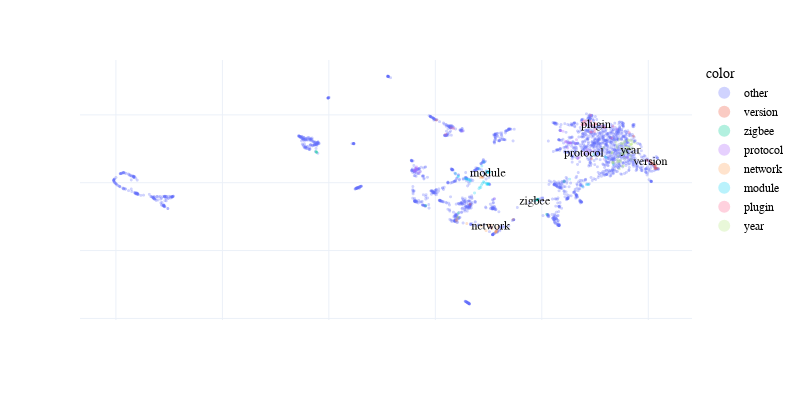

The notebook cell saved with this chart:
### Markdown cell above
Se puede utilizar una función más general, *plot_embeddings* incluida en el /*packages/embeddings.py* que ha sido obtenido del [repositorio](https://github.com/blueprints-for-text-analytics-python/blueprints-text/tree/master) asociado al libro que se ha utilizado como guía para la realización del proyecto. Este permite elegir el algoritmo de reducción y remarcar las palabras de búsqueda seleccionadas junto con las más similares en la proyección.

### Code cell
from embeddings import plot_embeddings

model = models['zigbee2mqtt_w2v_sg_30'] 
search = ['version', 'zigbee', 'module', 'plugin', 
          'year', 'network', 'protocol']

_ = plot_embeddings(model, search, topn=50, show_all=True, labels=False, 
                algo='umap', n_neighbors=15, min_dist=0.1, random_state=12)

### Figure 1 — Plotly figure (JSON) as saved in the notebook; plotly's stock layout.template omitted (floating-point values rounded to 4 significant figures; data arrays with more than 128 entries replaced by an {"elided": "..."} marker saying what was removed)
{"data": [{"customdata": {"elided": "2152x4 mixed values"}, "hovertemplate": "<b>%{hovertext}</b><br><br><extra></extra>", "hovertext": {"elided": "2152 str values"}, "legendgroup": "other", "marker": {"color": "#636efa", "line": {"width": 0}, "opacity": 0.3, "size": {"elided": "2152 int values"}, "sizemode": "area", "sizeref": 0.1111, "symbol": "circle"}, "mode": "markers+text", "name": "other", "showlegend": true, "text": {"elided": "2152 str values"}, "textposition": "middle center", "type": "scattergl", "x": {"elided": "2152 float values"}, "xaxis": "x", "y": {"elided": "2152 float values"}, "yaxis": "y"}, {"customdata": [["version", 1, "version", "version"], ["edge", 1, "", "version"], ["old", 1, "", "version"], ["commit", 1, "", "version"], ["currently", 1, "", "version"], ["1.34.0", 1, "", "version"], ["1.25.0", 1, "", "version"], ["1.41.0", 1, "", "version"], ["1.22.1", 1, "", "version"], ["yellow", 1, "", "version"], ["1.40.2", 1, "", "version"], ["1.39.0", 1, "", "version"], ["aarch64", 1, "", "version"], ["9.3", 1, "", "version"], ["135.1", 1, "", "version"], ["s6-overlay-suexec", 1, "", "version"], ["1.36.1", 1, "", "version"], ["2022.11.2", 1, "", "version"], ["1.29.0", 1, "", "version"]], "hovertemplate": "<b>%{hovertext}</b><br><br><extra></extra>", "hovertext": ["version", "edge", "old", "commit", "currently", "1.34.0", "1.25.0", "1.41.0", "1.22.1", "yellow", "1.40.2", "1.39.0", "aarch64", "9.3", "135.1", "s6-overlay-suexec", "1.36.1", "2022.11.2", "1.29.0"], "legendgroup": "version", "marker": {"color": "#EF553B", "line": {"width": 0}, "opacity": 0.3, "size": [1, 1, 1, 1, 1, 1, 1, 1, 1, 1, 1, 1, 1, 1, 1, 1, 1, 1, 1], "sizemode": "area", "sizeref": 0.1111, "symbol": "circle"}, "mode": "markers+text", "name": "version", "showlegend": true, "text": ["version", "", "", "", "", "", "", "", "", "", "", "", "", "", "", "", "", "", ""], "textposition": "middle center", "type": "scattergl", "x": [20.1, 19.31, 17.42, 11.63, 17.34, 20.0, 20.29, 20.17, 20.31, 20.34, 10.05, 20.14, 20.26, 20.33, 20.18, 20.43, 19.92, 20.36, 20.33], "xaxis": "x", "y": [11.61, 13.43, 14.23, 8.41, 11.77, 11.62, 11.3, 11.44, 11.05, 11.3, 14.61, 11.43, 11.29, 11.06, 11.42, 11.06, 11.67, 11.08, 11.19], "yaxis": "y"}, {"customdata": [["zigbee", 1, "zigbee", "zigbee"], ["message", 1, "", "zigbee"], ["while", 1, "", "zigbee"], ["endpoint", 1, "", "zigbee"], ["groupid", 1, "", "zigbee"], ["type-attributereport", 1, "", "zigbee"], ["undefined", 1, "", "zigbee"], ["skip", 1, "", "zigbee"], ["cluster", 1, "", "zigbee"], ["result", 1, "", "zigbee"], ["13:05:39", 1, "", "zigbee"], ["0x00124b0015de8c39", 1, "", "zigbee"], ["14:41:48", 1, "", "zigbee"], ["12:56:40", 1, "", "zigbee"], ["20:00:52", 1, "", "zigbee"]], "hovertemplate": "<b>%{hovertext}</b><br><br><extra></extra>", "hovertext": ["zigbee", "message", "while", "endpoint", "groupid", "type-attributereport", "undefined", "skip", "cluster", "result", "13:05:39", "0x00124b0015de8c39", "14:41:48", "12:56:40", "20:00:52"], "legendgroup": "zigbee", "marker": {"color": "#00cc96", "line": {"width": 0}, "opacity": 0.3, "size": [1, 1, 1, 1, 1, 1, 1, 1, 1, 1, 1, 1, 1, 1, 1], "sizemode": "area", "sizeref": 0.1111, "symbol": "circle"}, "mode": "markers+text", "name": "zigbee", "showlegend": true, "text": ["zigbee", "", "", "", "", "", "", "", "", "", "", "", "", "", ""], "textposition": "middle center", "type": "scattergl", "x": [14.67, 14.81, 11.06, 4.431, 4.42, 4.396, 15.23, 9.551, 14.8, 16.04, 14.79, 14.8, 14.8, 14.82, 11.08], "xaxis": "x", "y": [8.673, 8.792, 7.458, 12.25, 12.24, 12.31, 7.67, 8.328, 8.745, 10.09, 8.736, 8.742, 8.747, 8.744, 7.768], "yaxis": "y"}, {"customdata": {"elided": "40x4 mixed values"}, "hovertemplate": "<b>%{hovertext}</b><br><br><extra></extra>", "hovertext": ["port", "host", "channel", "base", "side", "skyconnect", "proxy", "ip", "rtsct", "match", "115200", "rest", "replace", "protocol", "baudrate", "interesting", "alt=\"image", "authentication", "client_id", "localhost", "minimum", "zbdongle-e", "relevant", "working", "legacy_availability_payload", "usb-dresden_elektronik_ingenieurtechnik_gmbh_conbee_ii_de2225559-if00", "tls", "fill", "depend", "certificate", "slave", "log_syslog", "listen", "syslog", "indentation", "cert", "keepalive", "public", "accordingly", "@sammousa"], "legendgroup": "protocol", "marker": {"color": "#ab63fa", "line": {"width": 0}, "opacity": 0.3, "size": [1, 1, 1, 1, 1, 1, 1, 1, 1, 1, 1, 1, 1, 1, 1, 1, 1, 1, 1, 1, 1, 1, 1, 1, 1, 1, 1, 1, 1, 1, 1, 1, 1, 1, 1, 1, 1, 1, 1, 1], "sizemode": "area", "sizeref": 0.1111, "symbol": "circle"}, "mode": "markers+text", "name": "protocol", "showlegend": true, "text": ["", "", "", "", "", "", "", "", "", "", "", "", "", "protocol", "", "", "", "", "", "", "", "", "", "", "", "", "", "", "", "", "", "", "", "", "", "", "", "", "", ""], "textposition": "middle center", "type": "scattergl", "x": [9.286, 11.28, 9.065, 16.98, 17.93, 19.04, 18.52, 17.12, 9.093, 15.89, 16.63, 16.31, 17.13, 16.99, 9.156, 16.22, 15.89, 16.77, 16.22, 9.028, 16.12, 18.89, 17.29, 17.44, 8.992, 9.204, 16.71, 16.36, 17.28, 16.67, 9.118, 9.064, 12.77, 17.15, 16.34, 16.13, 9.099, 17.21, 16.58, 16.0], "xaxis": "x", "y": [10.81, 13.8, 10.82, 12.11, 11.74, 11.82, 13.97, 12.32, 11.1, 13.85, 13.17, 12.95, 12.44, 12.24, 11.01, 12.56, 13.84, 11.89, 12.94, 10.91, 13.05, 11.89, 12.39, 12.34, 10.9, 10.75, 11.81, 12.92, 12.17, 11.79, 11.16, 10.94, 8.822, 12.09, 12.93, 13.01, 11.03, 12.23, 12.91, 13.79], "yaxis": "y"}, {"customdata": [["network", 1, "network", "network"], ["already", 1, "", "network"], ["response", 1, "", "network"], ["route", 1, "", "network"], ["panid", 1, "", "network"], ["genonoff.off", 1, "", "network"], ["sendwhenactive\":false,\"timeout\":10000,\"disableresponse\":false,\"disablerecovery\":false,\"disabledefaultresponse\":false,\"direction\":0,\"srcendpoint\":null,\"reservedbits\":0,\"manufacturercode\":null,\"transactionsequencenumber\":null,\"writeundiv\":false", 1, "", "network"], ["message\":\"publish", 1, "", "network"], ["11:52:17", 1, "", "network"], ["genonoff.on", 1, "", "network"], ["205", 1, "", "network"], ["pe", 1, "", "network"], ["esstisch", 1, "", "network"], ["reconnect", 1, "", "network"], ["extendedpanid", 1, "", "network"], ["commission", 1, "", "network"], ["zcl", 1, "", "network"], ["15:34:29", 1, "", "network"], ["af", 1, "", "network"], ["nearby", 1, "", "network"], ["0x00", 1, "", "network"], ["11:46:56", 1, "", "network"], ["register", 1, "", "network"]], "hovertemplate": "<b>%{hovertext}</b><br><br><extra></extra>", "hovertext": ["network", "already", "response", "route", "panid", "genonoff.off", "sendwhenactive\":false,\"timeout\":10000,\"disableresponse\":false,\"disablerecovery\":false,\"disabledefaultresponse\":false,\"direction\":0,\"srcendpoint\":null,\"reservedbits\":0,\"manufacturercode\":null,\"transactionsequencenumber\":null,\"writeundiv\":false", "message\":\"publish", "11:52:17", "genonoff.on", "205", "pe", "esstisch", "reconnect", "extendedpanid", "commission", "zcl", "15:34:29", "af", "nearby", "0x00", "11:46:56", "register"], "legendgroup": "network", "marker": {"color": "#FFA15A", "line": {"width": 0}, "opacity": 0.3, "size": [1, 1, 1, 1, 1, 1, 1, 1, 1, 1, 1, 1, 1, 1, 1, 1, 1, 1, 1, 1, 1, 1, 1], "sizemode": "area", "sizeref": 0.1111, "symbol": "circle"}, "mode": "markers+text", "name": "network", "showlegend": true, "text": ["network", "", "", "", "", "", "", "", "", "", "", "", "", "", "", "", "", "", "", "", "", "", ""], "textposition": "middle center", "type": "scattergl", "x": [12.62, 12.23, 12.66, 12.89, 12.19, 12.83, 12.84, 12.84, 11.48, 12.84, 12.89, 12.93, 12.61, 12.49, 12.19, 11.0, 12.53, 11.05, 12.16, 12.11, 12.38, 10.99, 13.65], "xaxis": "x", "y": [6.86, 10.4, 6.628, 6.498, 10.4, 6.343, 6.362, 6.417, 6.99, 6.402, 6.445, 6.721, 6.71, 6.878, 10.41, 7.185, 6.748, 7.434, 6.816, 10.39, 6.47, 7.277, 7.297], "yaxis": "y"}, {"customdata": {"elided": "45x4 mixed values"}, "hovertemplate": "<b>%{hovertext}</b><br><br><extra></extra>", "hovertext": ["internal", "status", "util", "end", "js-yaml", "node_modules", "additional", "extension", "function", "winston", "multiple", "zigbee-herdsman-converters", "readable-stream", "module", "bind", "utils", "cjs", "processticksandrejection", "controller.ts:101:27", "index.js:107:5", "tell", "hub", "^", "throw", "assistant", "58", "a", "listontimeout", "processtimer", "index.js:242:12", "rejection", "unhandle", "modules", "/opt", "index.js:154:5", "catch", "winston-transport", "index.js:109:5", "mapping", "cli", "err_stream_write_after_end", "disabled", "flag", "n", "task_queues:95:5"], "legendgroup": "module", "marker": {"color": "#19d3f3", "line": {"width": 0}, "opacity": 0.3, "size": [1, 1, 1, 1, 1, 1, 1, 1, 1, 1, 1, 1, 1, 1, 1, 1, 1, 1, 1, 1, 1, 1, 1, 1, 1, 1, 1, 1, 1, 1, 1, 1, 1, 1, 1, 1, 1, 1, 1, 1, 1, 1, 1, 1, 1], "sizemode": "area", "sizeref": 0.1111, "symbol": "circle"}, "mode": "markers+text", "name": "module", "showlegend": true, "text": ["", "", "", "", "", "", "", "", "", "", "", "", "", "module", "", "", "", "", "", "", "", "", "", "", "", "", "", "", "", "", "", "", "", "", "", "", "", "", "", "", "", "", "", "", ""], "textposition": "middle center", "type": "scattergl", "x": [11.64, 12.18, 12.4, 17.98, 12.09, 12.42, 12.28, 12.3, 12.54, 12.46, 18.02, 12.26, 12.49, 12.48, 17.09, 10.95, 12.21, 11.63, 11.47, 11.48, 17.42, 18.35, 12.14, 12.48, 16.31, 11.84, 17.16, 11.06, 11.09, 12.05, 12.42, 12.41, 12.17, 12.42, 11.58, 12.53, 12.5, 11.39, 12.05, 12.48, 12.47, 17.2, 12.47, 16.91, 11.55], "xaxis": "x", "y": [10.17, 11.24, 9.967, 11.91, 9.674, 9.863, 11.52, 10.01, 10.77, 9.892, 11.83, 10.08, 9.886, 10.74, 9.857, 10.69, 9.957, 10.1, 10.26, 10.28, 12.09, 11.36, 9.642, 10.81, 10.26, 9.247, 9.867, 10.46, 10.45, 11.03, 10.83, 10.8, 9.833, 9.936, 10.24, 10.82, 9.94, 10.32, 9.567, 10.81, 9.895, 9.868, 10.76, 9.719, 10.22], "yaxis": "y"}, {"customdata": [["clean", 1, "", "plugin"], ["manually", 1, "", "plugin"], ["hassio", 1, "", "plugin"], ["/addon_config", 1, "", "plugin"], ["plugin", 1, "plugin", "plugin"], ["migrate", 1, "", "plugin"], ["ingress", 1, "", "plugin"], ["reload", 1, "", "plugin"], ["terminal", 1, "", "plugin"], ["ssh", 1, "", "plugin"], ["text", 1, "", "plugin"], ["dot", 1, "", "plugin"], ["tag", 1, "", "plugin"], ["re-install", 1, "", "plugin"], ["paste", 1, "", "plugin"], ["loading", 1, "", "plugin"], ["download", 1, "", "plugin"], ["content", 1, "", "plugin"], ["panel", 1, "", "plugin"], ["mount", 1, "", "plugin"], ["3.15", 1, "", "plugin"], ["esphome", 1, "", "plugin"], ["/mnt", 1, "", "plugin"], ["rm", 1, "", "plugin"], ["security", 1, "", "plugin"]], "hovertemplate": "<b>%{hovertext}</b><br><br><extra></extra>", "hovertext": ["clean", "manually", "hassio", "/addon_config", "plugin", "migrate", "ingress", "reload", "terminal", "ssh", "text", "dot", "tag", "re-install", "paste", "loading", "download", "content", "panel", "mount", "3.15", "esphome", "/mnt", "rm", "security"], "legendgroup": "plugin", "marker": {"color": "#FF6692", "line": {"width": 0}, "opacity": 0.3, "size": [1, 1, 1, 1, 1, 1, 1, 1, 1, 1, 1, 1, 1, 1, 1, 1, 1, 1, 1, 1, 1, 1, 1, 1, 1], "sizemode": "area", "sizeref": 0.1111, "symbol": "circle"}, "mode": "markers+text", "name": "plugin", "showlegend": true, "text": ["", "", "", "", "plugin", "", "", "", "", "", "", "", "", "", "", "", "", "", "", "", "", "", "", "", ""], "textposition": "middle center", "type": "scattergl", "x": [10.75, 17.5, 16.95, 17.07, 17.53, 17.91, 17.97, 18.28, 16.97, 16.91, 17.29, 17.33, 18.34, 17.3, 17.3, 10.86, 16.89, 17.01, 17.83, 17.48, 19.1, 17.51, 17.28, 17.08, 10.49], "xaxis": "x", "y": [14.04, 13.95, 14.47, 14.57, 14.31, 14.08, 14.09, 13.29, 14.52, 14.25, 13.75, 13.72, 14.16, 14.97, 14.53, 13.99, 14.29, 14.28, 14.19, 13.77, 13.7, 14.37, 14.25, 14.34, 13.57], "yaxis": "y"}, {"customdata": {"elided": "51x4 mixed values"}, "hovertemplate": "<b>%{hovertext}</b><br><br><extra></extra>", "hovertext": ["away", "week", "somewhere", "early", "year", "little", "yeah", "almost", "spend", "consider", "worth", "rollback", "till", "stay", "realize", "usage", "otherwise", "perhaps", "amount", "alone", "previously", "further", "affect", "trouble", "critical", "morning", "visible", "blue", "beta", "news", "submit", "loose", "buy", "card", "domoticz", "especially", "fast", "free", "danfoss", "truly", "touch", "happend", "big", "explanation", "afraid", "sky", "area", "final", "deal", "mostly", "meantime"], "legendgroup": "year", "marker": {"color": "#B6E880", "line": {"width": 0}, "opacity": 0.3, "size": [1, 1, 1, 1, 1, 1, 1, 1, 1, 1, 1, 1, 1, 1, 1, 1, 1, 1, 1, 1, 1, 1, 1, 1, 1, 1, 1, 1, 1, 1, 1, 1, 1, 1, 1, 1, 1, 1, 1, 1, 1, 1, 1, 1, 1, 1, 1, 1, 1, 1, 1], "sizemode": "area", "sizeref": 0.1111, "symbol": "circle"}, "mode": "markers+text", "name": "year", "showlegend": true, "text": ["", "", "", "", "year", "", "", "", "", "", "", "", "", "", "", "", "", "", "", "", "", "", "", "", "", "", "", "", "", "", "", "", "", "", "", "", "", "", "", "", "", "", "", "", "", "", "", "", "", "", ""], "textposition": "middle center", "type": "scattergl", "x": [18.65, 19.0, 18.79, 18.88, 19.16, 19.21, 18.73, 18.98, 19.25, 19.26, 19.23, 19.09, 18.92, 19.06, 18.83, 18.82, 18.53, 19.18, 19.14, 18.48, 18.55, 19.05, 19.17, 17.9, 19.05, 18.34, 18.66, 18.6, 19.38, 18.58, 18.53, 18.28, 18.8, 19.19, 18.9, 18.92, 18.32, 18.36, 18.8, 18.8, 18.72, 18.56, 18.31, 18.81, 18.7, 19.17, 18.64, 18.89, 18.81, 18.69, 18.92], "xaxis": "x", "y": [11.03, 12.25, 12.93, 11.8, 12.45, 12.84, 12.58, 12.6, 12.57, 13.06, 12.88, 13.12, 12.65, 12.57, 11.24, 12.1, 12.77, 12.8, 12.84, 12.99, 11.71, 13.13, 13.11, 12.6, 12.53, 11.52, 11.64, 11.57, 12.94, 11.98, 12.59, 12.19, 11.21, 11.73, 12.36, 13.06, 11.49, 11.47, 12.84, 12.39, 12.15, 11.53, 12.23, 12.15, 12.89, 11.97, 13.18, 12.99, 12.13, 11.55, 12.19], "yaxis": "y"}], "layout": {"font": {"color": "#000000", "family": "Franklin Gothic", "size": 12}, "height": 400, "legend": {"itemsizing": "constant", "title": {"text": "color"}, "tracegroupgap": 0}, "margin": {"t": 60}, "width": 800, "xaxis": {"anchor": "y", "domain": [0, 1], "showgrid": true, "showticklabels": false, "title": {"text": ""}, "visible": true, "zeroline": false}, "yaxis": {"anchor": "x", "domain": [0, 1], "showgrid": true, "showticklabels": false, "title": {"text": ""}, "visible": true, "zeroline": false}}}
